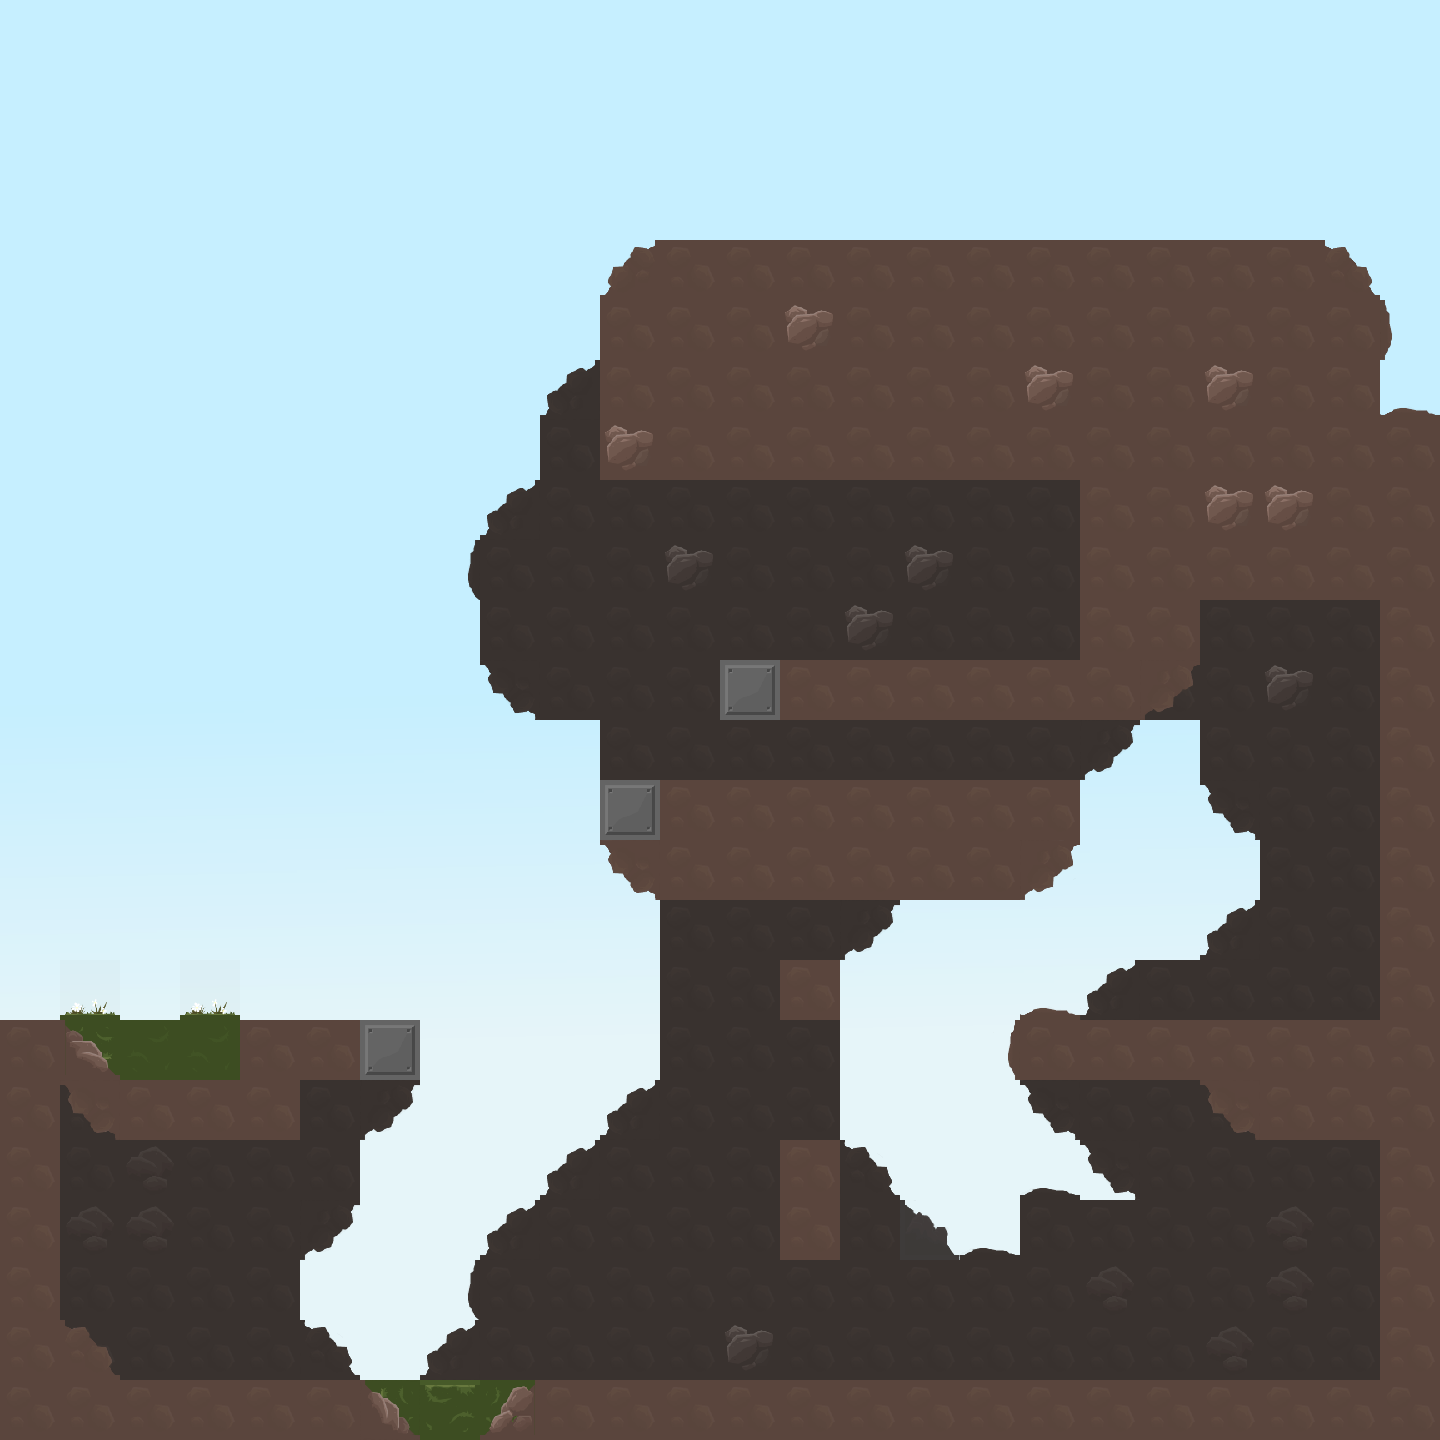

This game map was drawn from its Tiled (.tmx) file and the tilesets committed beside it. A one-line description and the trimmed map source follow:
An orthogonal 24x24 tile map with 60x60 px tiles, 4 tile layers (Background, Floor, Decoration Background, Decoration), 1 hidden layer not drawn, 3 tilesets and 11 objects (Bandage, W1, W2, W3, W4, ...).

<map version="1.9" tiledversion="1.9.0" orientation="orthogonal" renderorder="right-down" width="24" height="24" tilewidth="60" tileheight="60" infinite="0" nextlayerid="9" nextobjectid="14">
 <editorsettings>
  <export target="../../level3.js" format="js" />
 </editorsettings>
 <tileset firstgid="1" name="Background" tilewidth="60" tileheight="60" tilecount="825" columns="33" objectalignment="topleft">
  <image source="../Tilesets/bg_base.png" width="2000" height="1500" />
 </tileset>
 <tileset firstgid="826" name="smb" tilewidth="60" tileheight="60" tilecount="11" columns="11" objectalignment="topleft">
  <image source="../Tilesets/smb.png" width="660" height="60" />
 </tileset>
 <tileset firstgid="837" name="Tileset" tilewidth="60" tileheight="60" tilecount="400" columns="20" objectalignment="topleft">
  <image source="../Tilesets/Tilsetv1.png" width="1200" height="1200" />
 </tileset>
 <layer id="3" name="Background" width="24" height="24">
  <data>[576 cells, 576 non-empty, 576 distinct tile ids]</data>
 </layer>
 <layer id="1" name="Floor" width="24" height="24">
  <data>[576 cells, 118 non-empty, 1 distinct tile ids]</data>
 </layer>
 <layer id="8" name="Decoration Background" width="24" height="24">
  <data>[576 cells, 173 non-empty, 11 distinct tile ids]</data>
 </layer>
 <objectgroup id="4" name="Goal">
  <properties>
   <property name="class" value="Goal" />
  </properties>
  <object id="1" name="Bandage" gid="1093" x="40.7208" y="932.901" width="90" height="90" />
 </objectgroup>
 <layer id="7" name="Decoration" width="24" height="24">
  <data>[576 cells, 159 non-empty, 15 distinct tile ids]</data>
 </layer>
 <objectgroup id="5" name="Wall">
  <properties>
   <property name="class" value="Wall" />
  </properties>
  <object id="2" name="W1" gid="1181" x="779.85" y="1140" width="60.3" height="120" />
  <object id="3" name="W2" gid="1181" x="779.85" y="960" width="60.3" height="60" />
  <object id="4" name="W3" gid="1181" x="1019.99" y="1020" width="0.01" height="60" />
  <object id="5" name="W4" gid="1181" x="1080.01" y="780" width="0.01" height="60" />
  <object id="10" name="W5" gid="1200" x="1379.99" y="600" width="0.01" height="420" />
 </objectgroup>
 <objectgroup id="6" name="Enemy">
  <properties>
   <property name="class" value="Enemy" />
  </properties>
  <object id="6" name="Saw1" gid="1087" x="390" y="1000" width="60" height="60" />
  <object id="7" name="Saw2" gid="1087" x="570" y="750" width="60" height="60" />
  <object id="8" name="Saw3" gid="1087" x="690" y="630" width="60" height="60" />
  <object id="12" name="Saw4" gid="1087" x="1350" y="990" width="60" height="60" />
  <object id="13" name="Saw5" gid="1087" x="780" y="1230" width="60" height="60" />
 </objectgroup>
 <layer id="2" name="Meat" width="24" height="24" visible="0">
  <properties>
   <property name="class" value="MeatBoy" />
  </properties>
  <data>[576 cells, 11 non-empty, 11 distinct tile ids]</data>
 </layer>
</map>